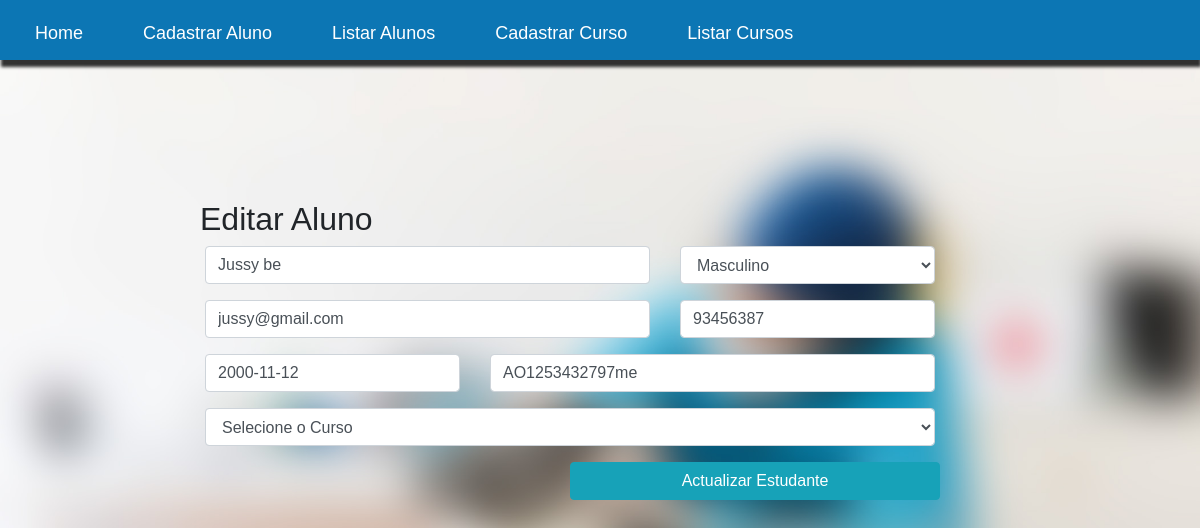
Screenshot of /editar_aluno.php?codigo=89 with the database file from the repository.
### tables this page shows
CREATE TABLE `tbl_estudantes` (
  `codigo_aluno` int(11) NOT NULL,
  `nome` varchar(40) DEFAULT NULL,
  `genero` varchar(10) DEFAULT NULL,
  `email` varchar(40) DEFAULT NULL,
  `numero` varchar(20) DEFAULT NULL,
  `bi` varchar(40) DEFAULT NULL,
  `nascimento` date DEFAULT NULL,
  `data_de_criacao` timestamp NOT NULL DEFAULT current_timestamp(),
  `data_de_alteracao` date DEFAULT NULL,
  `id_curso` int(11) DEFAULT NULL
);

### editar_aluno.php (the view, shortened to what this page needs)
<?php
include_once 'menu.php';
include_once 'inclue.php';
include_once 'conexao2.php';
?>
<!DOCTYPE html>
<html lang="en">
<head>
</head>
<body>
<div class="container">
<?php
  if(!empty($_GET['codigo'])):
    $codigo=$_GET['codigo'];
  endif;
  ?>
  <h2 class="offset-md-2">Editar Aluno</h2>
<form action="actualisando_aluno.php" method="POST" >
<?php
 $sql="select * from tbl_estudantes where codigo_aluno=$codigo";
 $dados=mysqli_query($con,$sql);
 foreach($dados as $gingibre):
 ?>
  <?php endforeach ; ?>
<div class="row justify-content-center">
<div class=" form-group col-sm-3 col-md-5 col-lg-5">
 <input type="text" name="nome" placeholder="Digite o Nome do Estudante" value="<?php echo $gingibre['nome']; ?>" class="form-control"required>
</div>
<div class=" form-group col-sm-3 col-md-3 col-lg-3">
    <select name="genero" id="" class="form-control">
    <option value="<?php echo $gingibre['genero']; ?>" selected> <?php echo $gingibre['genero']; ?></option>
    </select>
   </div>
</div>
<div class="row justify-content-center">
    <div class=" form-group col-sm-3 col-md-5 col-lg-5">
     <input type="text" name="email" placeholder="Digite o Email"   value="<?php echo $gingibre['email']; ?>" class="form-control">
    </div>
    <div class=" form-group col-sm-3 col-md-3 col-lg-3">
        <input type="text" name="telefone" placeholder="Digite o Número do Telefone" value="<?php echo $gingibre['numero']; ?>" class="form-control">
       </div>
    </div>
    <div class="row justify-content-center">
        <div class=" form-group col-sm-3 col-md-3 col-lg-3">
         <input type="text" name="nascimento" placeholder="Digite a Data de Nascimento"  value="<?php echo $gingibre['nascimento']; ?>" class="form-control" required>
        </div>
        <div class=" form-group col-sm-3 col-md-5 col-lg-5">
            <input type="text" name="bi" placeholder="Digite o Número do B.i"  value="<?php echo $gingibre['bi']; ?>" class="form-control" required>
           </div>
        </div>
        <div class="row justify-content-center">
        <div class=" form-group col-sm-8 col-md-8 col-lg-8">
        <select name="curso" id="" class="form-control">
        <option value="" selected> Selecione o Curso </option>
    </select>
           </div>
        </div>
        <div class="offset-md-6">
 <button type="submit" class="btn btn-info  col-lg-8  col-sm-5 "> Actualizar Estudante</button>
 </div>
 </div>
</body>

### estilo_menu_cima.css (style rules this page uses)
body { display: flex; font-family: sans-serif; margin: 0; padding: 0; }

### estilo - Cópia.css (style rules this page uses)
body { font-family: sans-serif; }
body { background-image: url(imagens/bom.pn); background-size: cover; position: sticky; }

### listar.css (style rules this page uses)
body { background-image: url(imagens/qw.jpg); }

### editar_aluno.php (style rules this page uses)
.container { margin-top: 200px; position: absolute; }

### rows the page displays
tbl_estudantes: nome "Jussy be", genero "Masculino", email "jussy@gmail.com", telefone "93456387", nascimento "2000-11-12", bi "AO1253432797me"
